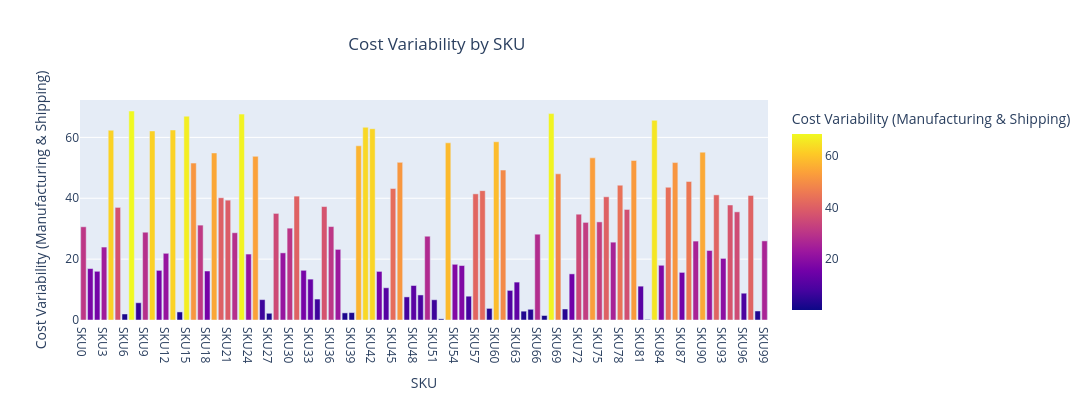

The notebook cell this image was saved under:
### Code cell
# Create a new column for cost variability
data_p["Cost Variability"] = data_p[["Manufacturing costs", "Shipping costs"]].std(axis=1)
# Create the bar chart with adjusted size
fig = px.bar(
    data_p,
    x="SKU",
    y="Cost Variability",
    title="Cost Variability by SKU",
    labels={"Cost Variability": "Cost Variability (Manufacturing & Shipping)"},
    color="Cost Variability"
)
# Adjust figure size
fig.update_layout(
        width=1500,  # Set the width of the figure
    height=400,  # Set the height of the figure
    title={
        "text": "Cost Variability by SKU",  # Title text
        "x": 0.4,  # Center the title (0 is left, 1 is right)
        "xanchor": "center"  # Anchor the title to the center
    }
)

fig.show()

### Figure 1 — Plotly figure (JSON) as saved in the notebook; plotly's stock layout.template omitted (floating-point values rounded to 4 significant figures)
{"data": [{"alignmentgroup": "True", "hovertemplate": "SKU=%{x}<br>Cost Variability (Manufacturing & Shipping)=%{marker.color}<extra></extra>", "legendgroup": "", "marker": {"color": [30.63, 16.9, 16.0, 23.97, 62.35, 37.0, 1.977, 68.67, 5.67, 28.84, 62.12, 16.31, 21.92, 62.43, 2.653, 66.96, 51.56, 31.18, 16.1, 54.89, 40.17, 39.38, 28.68, 67.66, 21.67, 53.77, 6.693, 2.207, 35.02, 22.06, 30.18, 40.71, 16.33, 13.43, 6.884, 37.28, 30.7, 23.2, 2.337, 2.435, 57.24, 63.33, 62.86, 15.97, 10.59, 43.2, 51.8, 7.59, 11.34, 8.232, 27.53, 6.652, 0.3789, 58.22, 18.3, 17.9, 7.822, 41.45, 42.5, 3.813, 58.57, 49.27, 9.728, 12.46, 2.905, 3.524, 28.19, 1.478, 67.83, 48.03, 3.624, 15.16, 34.76, 32.07, 53.28, 32.24, 40.5, 25.58, 44.31, 36.33, 52.42, 11.12, 0.1718, 65.61, 17.98, 43.61, 51.73, 15.64, 45.53, 25.93, 55.16, 22.84, 41.11, 20.24, 37.79, 35.54, 8.804, 40.91, 2.966, 25.99], "coloraxis": "coloraxis", "pattern": {"shape": ""}}, "name": "", "offsetgroup": "", "orientation": "v", "showlegend": false, "textposition": "auto", "type": "bar", "x": ["SKU0", "SKU1", "SKU2", "SKU3", "SKU4", "SKU5", "SKU6", "SKU7", "SKU8", "SKU9", "SKU10", "SKU11", "SKU12", "SKU13", "SKU14", "SKU15", "SKU16", "SKU17", "SKU18", "SKU19", "SKU20", "SKU21", "SKU22", "SKU23", "SKU24", "SKU25", "SKU26", "SKU27", "SKU28", "SKU29", "SKU30", "SKU31", "SKU32", "SKU33", "SKU34", "SKU35", "SKU36", "SKU37", "SKU38", "SKU39", "SKU40", "SKU41", "SKU42", "SKU43", "SKU44", "SKU45", "SKU46", "SKU47", "SKU48", "SKU49", "SKU50", "SKU51", "SKU52", "SKU53", "SKU54", "SKU55", "SKU56", "SKU57", "SKU58", "SKU59", "SKU60", "SKU61", "SKU62", "SKU63", "SKU64", "SKU65", "SKU66", "SKU67", "SKU68", "SKU69", "SKU70", "SKU71", "SKU72", "SKU73", "SKU74", "SKU75", "SKU76", "SKU77", "SKU78", "SKU79", "SKU80", "SKU81", "SKU82", "SKU83", "SKU84", "SKU85", "SKU86", "SKU87", "SKU88", "SKU89", "SKU90", "SKU91", "SKU92", "SKU93", "SKU94", "SKU95", "SKU96", "SKU97", "SKU98", "SKU99"], "xaxis": "x", "y": [30.63, 16.9, 16.0, 23.97, 62.35, 37.0, 1.977, 68.67, 5.67, 28.84, 62.12, 16.31, 21.92, 62.43, 2.653, 66.96, 51.56, 31.18, 16.1, 54.89, 40.17, 39.38, 28.68, 67.66, 21.67, 53.77, 6.693, 2.207, 35.02, 22.06, 30.18, 40.71, 16.33, 13.43, 6.884, 37.28, 30.7, 23.2, 2.337, 2.435, 57.24, 63.33, 62.86, 15.97, 10.59, 43.2, 51.8, 7.59, 11.34, 8.232, 27.53, 6.652, 0.3789, 58.22, 18.3, 17.9, 7.822, 41.45, 42.5, 3.813, 58.57, 49.27, 9.728, 12.46, 2.905, 3.524, 28.19, 1.478, 67.83, 48.03, 3.624, 15.16, 34.76, 32.07, 53.28, 32.24, 40.5, 25.58, 44.31, 36.33, 52.42, 11.12, 0.1718, 65.61, 17.98, 43.61, 51.73, 15.64, 45.53, 25.93, 55.16, 22.84, 41.11, 20.24, 37.79, 35.54, 8.804, 40.91, 2.966, 25.99], "yaxis": "y"}], "layout": {"barmode": "relative", "coloraxis": {"colorbar": {"title": {"text": "Cost Variability (Manufacturing & Shipping)"}}, "colorscale": [[0, "#0d0887"], [0.1111, "#46039f"], [0.2222, "#7201a8"], [0.3333, "#9c179e"], [0.4444, "#bd3786"], [0.5556, "#d8576b"], [0.6667, "#ed7953"], [0.7778, "#fb9f3a"], [0.8889, "#fdca26"], [1, "#f0f921"]]}, "height": 400, "legend": {"tracegroupgap": 0}, "title": {"text": "Cost Variability by SKU", "x": 0.4, "xanchor": "center"}, "width": 1500, "xaxis": {"anchor": "y", "domain": [0, 1], "title": {"text": "SKU"}}, "yaxis": {"anchor": "x", "domain": [0, 1], "title": {"text": "Cost Variability (Manufacturing & Shipping)"}}}}
